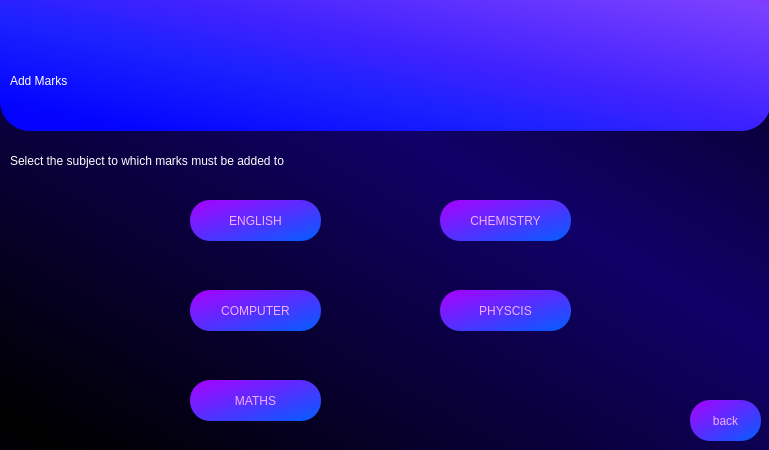
<?xml version="1.0" encoding="UTF-8"?>
<ui version="4.0">
 <class>Dialog</class>
 <widget class="QDialog" name="Dialog">
  <property name="geometry">
   <rect>
    <x>0</x>
    <y>0</y>
    <width>769</width>
    <height>450</height>
   </rect>
  </property>
  <property name="minimumSize">
   <size>
    <width>769</width>
    <height>450</height>
   </size>
  </property>
  <property name="maximumSize">
   <size>
    <width>769</width>
    <height>450</height>
   </size>
  </property>
  <property name="windowTitle">
   <string>Dialog</string>
  </property>
  <property name="styleSheet">
   <string notr="true">QDialog#Dialog{
background-color: qlineargradient(spread:reflect, x1:0.0454545, y1:0.966, x2:0.619, y2:0.386, stop:0 rgba(0, 0, 0, 255), stop:1 rgba(17, 0, 104, 255));
}</string>
  </property>
  <widget class="QLabel" name="label">
   <property name="geometry">
    <rect>
     <x>0</x>
     <y>-30</y>
     <width>771</width>
     <height>161</height>
    </rect>
   </property>
   <property name="styleSheet">
    <string notr="true">background-color: qlineargradient(spread:pad, x1:0.091, y1:0.931955, x2:1, y2:0, stop:0 rgba(3, 3, 255, 255), stop:0.289773 rgba(27, 33, 255, 255), stop:0.482955 rgba(65, 34, 255, 255), stop:0.869318 rgba(124, 64, 255, 255), stop:1 rgba(159, 25, 255, 255));
font: 240pt &quot;Terminal&quot;;
border-radius : 30px</string>
   </property>
   <property name="text">
    <string/>
   </property>
  </widget>
  <widget class="QLabel" name="label_2">
   <property name="geometry">
    <rect>
     <x>10</x>
     <y>40</y>
     <width>641</width>
     <height>81</height>
    </rect>
   </property>
   <property name="styleSheet">
    <string notr="true">font: 75 58pt &quot;Arial&quot;;
color: rgb(255, 255, 255);</string>
   </property>
   <property name="text">
    <string>Add Marks</string>
   </property>
  </widget>
  <widget class="QLabel" name="label_3">
   <property name="geometry">
    <rect>
     <x>10</x>
     <y>140</y>
     <width>601</width>
     <height>41</height>
    </rect>
   </property>
   <property name="styleSheet">
    <string notr="true">font: 75 20pt &quot;Arial&quot;;
color: rgb(255, 255, 255);</string>
   </property>
   <property name="text">
    <string>Select the subject to which marks must be added to </string>
   </property>
  </widget>
  <widget class="QPushButton" name="teacherlogin_subject_english">
   <property name="geometry">
    <rect>
     <x>190</x>
     <y>200</y>
     <width>131</width>
     <height>41</height>
    </rect>
   </property>
   <property name="styleSheet">
    <string notr="true"> QPushButton{


 color: rgb(246, 172, 255);
 font: 13pt &quot;Aria bold&quot;; 
 background-color: qlineargradient(spread:pad, x1:0.994, y1:1, x2:0, y2:0,     stop:0.0227273 rgba(5, 92, 255, 255), stop:1 rgba(170, 0, 255, 255));
 border-color: rgb(170, 0, 255);
 border-radius : 20px;



}

QPushButton:hover{
 background-color: rgb(170, 85, 255);


}</string>
   </property>
   <property name="text">
    <string>ENGLISH</string>
   </property>
  </widget>
  <widget class="QPushButton" name="teacherlogin_subject_physcis">
   <property name="geometry">
    <rect>
     <x>440</x>
     <y>290</y>
     <width>131</width>
     <height>41</height>
    </rect>
   </property>
   <property name="styleSheet">
    <string notr="true"> QPushButton{


 color: rgb(246, 172, 255);
 font: 13pt &quot;Aria bold&quot;; 
 background-color: qlineargradient(spread:pad, x1:0.994, y1:1, x2:0, y2:0,     stop:0.0227273 rgba(5, 92, 255, 255), stop:1 rgba(170, 0, 255, 255));
 border-color: rgb(170, 0, 255);
 border-radius : 20px;



}

QPushButton:hover{
 background-color: rgb(170, 85, 255);


}</string>
   </property>
   <property name="text">
    <string>PHYSCIS</string>
   </property>
  </widget>
  <widget class="QPushButton" name="teacherlogin_subject_chemistry">
   <property name="geometry">
    <rect>
     <x>440</x>
     <y>200</y>
     <width>131</width>
     <height>41</height>
    </rect>
   </property>
   <property name="styleSheet">
    <string notr="true"> QPushButton{


 color: rgb(246, 172, 255);
 font: 13pt &quot;Aria bold&quot;; 
 background-color: qlineargradient(spread:pad, x1:0.994, y1:1, x2:0, y2:0,     stop:0.0227273 rgba(5, 92, 255, 255), stop:1 rgba(170, 0, 255, 255));
 border-color: rgb(170, 0, 255);
 border-radius : 20px;



}

QPushButton:hover{
 background-color: rgb(170, 85, 255);


}</string>
   </property>
   <property name="text">
    <string>CHEMISTRY</string>
   </property>
  </widget>
  <widget class="QPushButton" name="teacherlogin_subject_maths">
   <property name="geometry">
    <rect>
     <x>190</x>
     <y>380</y>
     <width>131</width>
     <height>41</height>
    </rect>
   </property>
   <property name="styleSheet">
    <string notr="true"> QPushButton{


 color: rgb(246, 172, 255);
 font: 13pt &quot;Aria bold&quot;; 
 background-color: qlineargradient(spread:pad, x1:0.994, y1:1, x2:0, y2:0,     stop:0.0227273 rgba(5, 92, 255, 255), stop:1 rgba(170, 0, 255, 255));
 border-color: rgb(170, 0, 255);
 border-radius : 20px;



}

QPushButton:hover{
 background-color: rgb(170, 85, 255);


}</string>
   </property>
   <property name="text">
    <string>MATHS</string>
   </property>
  </widget>
  <widget class="QPushButton" name="teacherlogin_subject_computer">
   <property name="geometry">
    <rect>
     <x>190</x>
     <y>290</y>
     <width>131</width>
     <height>41</height>
    </rect>
   </property>
   <property name="styleSheet">
    <string notr="true"> QPushButton{


 color: rgb(246, 172, 255);
 font: 13pt &quot;Aria bold&quot;; 
 background-color: qlineargradient(spread:pad, x1:0.994, y1:1, x2:0, y2:0,     stop:0.0227273 rgba(5, 92, 255, 255), stop:1 rgba(170, 0, 255, 255));
 border-color: rgb(170, 0, 255);
 border-radius : 20px;



}

QPushButton:hover{
 background-color: rgb(170, 85, 255);


}</string>
   </property>
   <property name="text">
    <string>COMPUTER</string>
   </property>
  </widget>
  <widget class="QPushButton" name="back_execute">
   <property name="geometry">
    <rect>
     <x>690</x>
     <y>400</y>
     <width>71</width>
     <height>41</height>
    </rect>
   </property>
   <property name="styleSheet">
    <string notr="true"> QPushButton{


 color: rgb(246, 172, 255);
 font: 13pt &quot;Aria bold&quot;; 
 background-color: qlineargradient(spread:pad, x1:0.994, y1:1, x2:0, y2:0,     stop:0.0227273 rgba(5, 92, 255, 255), stop:1 rgba(170, 0, 255, 255));
 border-color: rgb(170, 0, 255);
 border-radius : 20px;



}

QPushButton:hover{
 background-color: rgb(170, 85, 255);


}</string>
   </property>
   <property name="text">
    <string>back</string>
   </property>
  </widget>
  <widget class="QLabel" name="details">
   <property name="geometry">
    <rect>
     <x>390</x>
     <y>100</y>
     <width>361</width>
     <height>41</height>
    </rect>
   </property>
   <property name="styleSheet">
    <string notr="true">font: 75 14pt &quot;Arial&quot;;
color: rgb(255, 255, 255);</string>
   </property>
   <property name="text">
    <string/>
   </property>
   <property name="alignment">
    <set>Qt::AlignRight|Qt::AlignTrailing|Qt::AlignVCenter</set>
   </property>
  </widget>
 </widget>
 <resources/>
 <connections/>
</ui>
